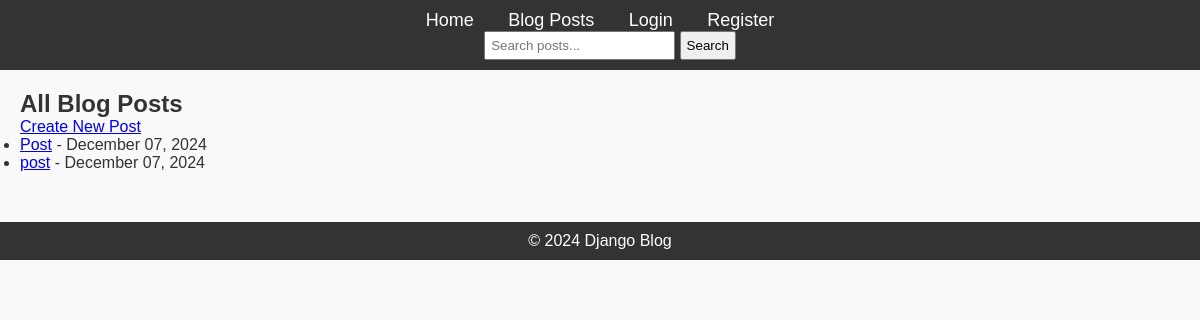
The app's page /posts/, older data.
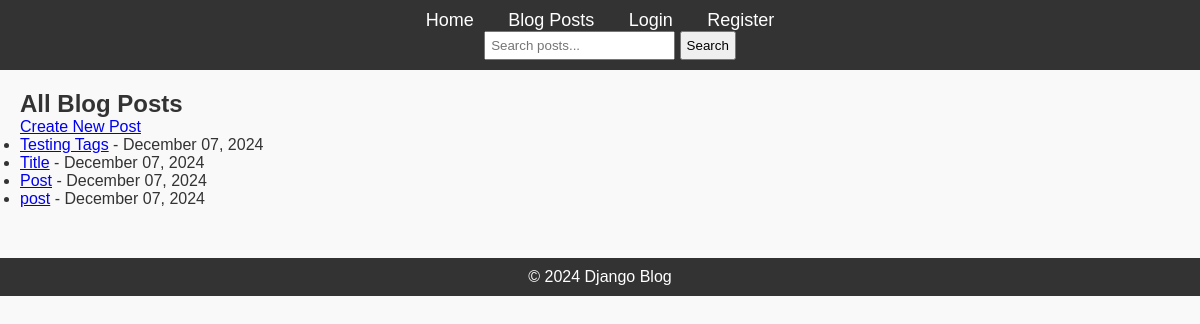
The same page, newer data.
### blog/models.py (models this page shows, shortened)
class Post(models.Model):
    title = models.CharField(max_length=200)
    content = models.TextField()
    published_date = models.DateTimeField(auto_now_add=True)
    author = models.ForeignKey(User, on_delete=models.CASCADE)
    tags = TaggableManager()  # Add tags field

### blog/views.py (the view)
# urls.py: path('posts/', PostListView.as_view(), name='post-list'),
class PostListView(ListView):
    model = Post
    template_name = 'blog/post_list.html'
    context_object_name = 'posts'
    ordering = ['-published_date']  # Newest first

### blog/templates/blog/post_list.html
{% extends 'blog/base.html' %}
{% block content %}
    <h2>All Blog Posts</h2>
    <a href="{% url 'post-create' %}">Create New Post</a>
    <ul>
        {% for post in posts %}
            <li>
                <a href="{% url 'post-detail' post.pk %}">{{ post.title }}</a>
                - {{ post.published_date|date:"F d, Y" }}
            </li>
        {% empty %}
            <p>No posts available.</p>
        {% endfor %}
    </ul>
{% endblock %}

Row changes from the older to the newer data that the page shows:
added Post: title "Testing Tags", published_date "December 07, 2024"
added Post: title "Title", published_date "December 07, 2024"
